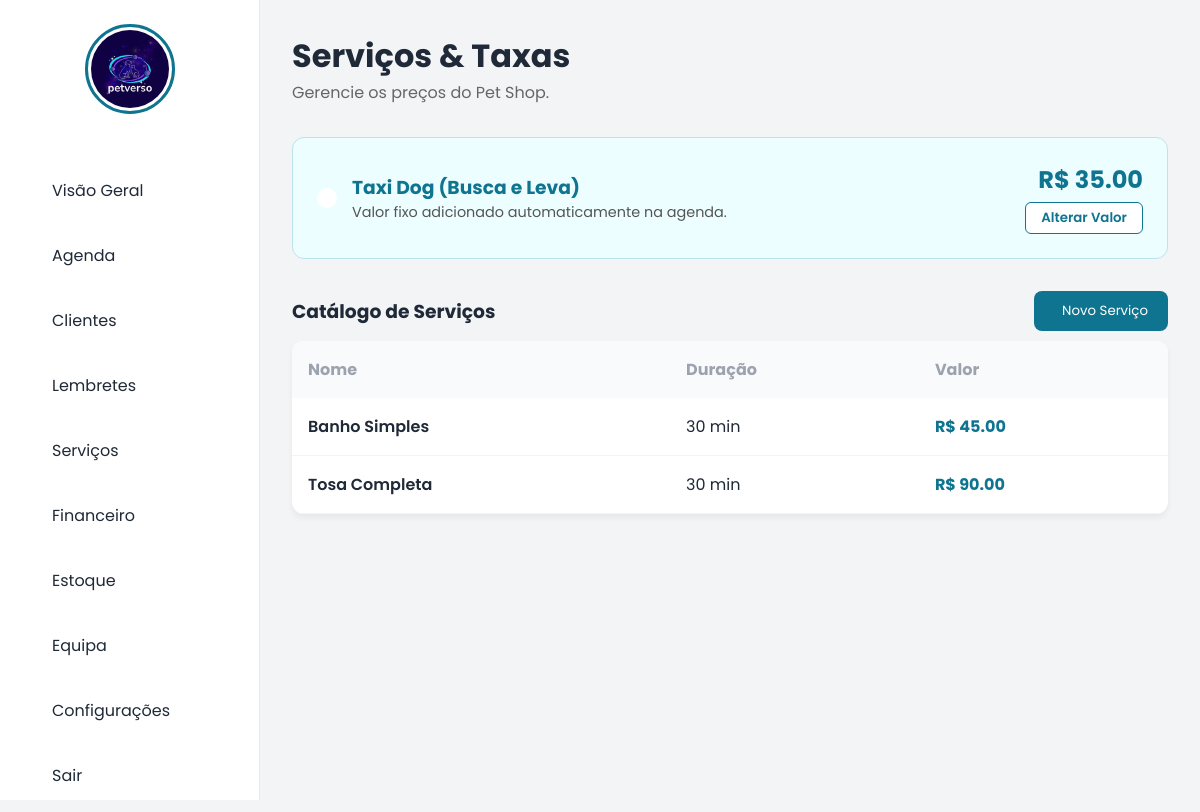
The page /servicos (signed in) on the database its author committed.
### tables this page shows
CREATE TABLE servicos (
            id INTEGER PRIMARY KEY AUTOINCREMENT,
            nome TEXT NOT NULL,
            descricao TEXT,
            valor REAL NOT NULL,
            duracao_minutos INTEGER DEFAULT 30
        );

### app.py (the view, shortened to what this page needs)
@app.route('/servicos', methods=['GET', 'POST'])
def servicos():
    if not tem_permissao('servicos'): return redirect('/dashboard')
    conn = get_db_connection()
    lista_servicos = conn.execute("SELECT * FROM servicos ORDER BY nome").fetchall()
    dado_taxi = conn.execute("SELECT valor FROM configuracoes WHERE chave='preco_taxi'").fetchone()
    preco_taxi = float(dado_taxi[0]) if dado_taxi else 20.00
    conn.close()
    return render_template('servicos.html', servicos=lista_servicos, preco_taxi=preco_taxi)

### app.py (called while the page is built)
@app.context_processor
def inject_cache_buster():
    return dict(cache_buster=time.time())

def get_db_connection():
    conn = sqlite3.connect(DB_NAME)
    conn.row_factory = sqlite3.Row # Permite chamar colunas pelo nome
    return conn

def tem_permissao(area):
    if 'user_id' not in session: return False
    if session.get('cargo') == 'gerente': return True
    permissoes_usuario = session.get('permissoes', '')
    if not permissoes_usuario: return False
    lista = permissoes_usuario.split(',')
    return area in lista

### templates/servicos.html (shortened to what this page needs)
<!DOCTYPE html>
<html lang="pt-pt">
<head>
    <link rel="stylesheet" href="/static/style.css">
</head>
<body>
     <nav class="sidebar">
    <div class="sidebar-header">
        <img src="{{ url_for('static', filename='logo.png') }}?v={{ cache_buster }}" alt="Logo" class="logo-circulo">
    </div>
    <a href="/dashboard" class="menu-item"> Visão Geral</a>
    {% if tem_permissao('agenda') %}
    <a href="/agenda" class="menu-item"> Agenda</a>
    {% endif %}
    {% if tem_permissao('clientes') %}
    <a href="/clientes" class="menu-item"> Clientes</a>
    {% endif %}
    <a href="/lembretes" class="menu-item"> Lembretes</a>
    {% if tem_permissao('servicos') %}
    <a href="/servicos" class="menu-item"> Serviços</a>
    {% endif %}
    {% if tem_permissao('financeiro') %}
    <a href="/financeiro" class="menu-item"> Financeiro</a>
    {% endif %}
    {% if tem_permissao('estoque') %}
    <a href="/estoque" class="menu-item"> Estoque</a>
    {% endif %}
    {% if session['cargo'] == 'gerente' %}
    <a href="/equipa" class="menu-item"> Equipa</a>
    {% endif %}
    {% if session['cargo'] == 'gerente' %}
    <a href="/configuracoes" class="menu-item"> Configurações</a>
{% endif %}
    <div style="margin-top: auto;">
        <a href="/logout" class="menu-item"> Sair</a>
    </div>
</nav>
    <main class="main-content">
        <div class="header-area">
            <div>
                <h1>Serviços & Taxas</h1>
                <p style="color: #666;">Gerencie os preços do Pet Shop.</p>
            </div>
        </div>
        <div class="taxa-card">
            <div style="display: flex; align-items: center; gap: 15px;">
                <div style="background: white; padding: 10px; border-radius: 50%; color: var(--primary-color); font-size: 1.5rem;">
                </div>
                <div>
                    <h3 style="margin: 0; color: #0e7490;">Taxi Dog (Busca e Leva)</h3>
                    <p style="margin: 0; color: #555; font-size: 0.9rem;">Valor fixo adicionado automaticamente na agenda.</p>
                </div>
            </div>
            <div style="text-align: right;">
                <span style="display: block; font-size: 1.5rem; font-weight: bold; color: var(--primary-color);">
                    R$ {{ "%.2f"|format(preco_taxi) }}
                </span>
                <button onclick="document.getElementById('modalTaxi').style.display='flex'"
                        style="background: white; border: 1px solid #0e7490; color: #0e7490; padding: 5px 15px; border-radius: 6px; cursor: pointer; margin-top: 5px; font-weight: 600;">
                    Alterar Valor
                </button>
            </div>
        </div>
        <div style="display: flex; justify-content: space-between; align-items: center; margin-bottom: 10px;">
            <h3>Catálogo de Serviços</h3>
            <button onclick="document.getElementById('modalServico').style.display='flex'" class="btn-add">
                 Novo Serviço
            </button>
        </div>
        <table>
            <thead>
                <tr>
                    <th>Nome</th>
                    <th>Duração</th>
                    <th>Valor</th>
                </tr>
            </thead>
            <tbody>
                {% for servico in servicos %}
                <tr>
                    <td style="font-weight: 600;">{{ servico['nome'] }}</td>
                    <td>{{ servico['duracao_minutos'] }} min</td>
                    <td style="color: var(--primary-color); font-weight: bold;">R$ {{ "%.2f"|format(servico['valor']) }}</td>
                </tr>
                {% else %}
                <tr><td colspan="3" style="text-align: center; padding: 2rem; color: #999;">Nenhum serviço cadastrado.</td></tr>
                {% endfor %}
            </tbody>
        </table>
    </main>
</body>
</html>

### static/style.css (style rules this page uses)
:root { --primary-color: #0e7490; --bg-color: #f3f4f6; --text-dark: #1f2937; }
* { margin: 0; padding: 0; box-sizing: border-box; font-family: 'Poppins', sans-serif; }
body { background-color: var(--bg-color); color: var(--text-dark); display: flex; height: 100vh; overflow: hidden; }
.sidebar { width: 260px; background: white; border-right: 1px solid #e5e7eb; padding: 1.5rem; display: flex; flex-direction: column; flex-shrink: 0; }
.sidebar-header { margin-bottom: 3rem; display: flex; justify-content: center; }
.logo-circulo { width: 90px; height: 90px; border-radius: 50%; object-fit: cover; border: 3px solid var(--primary-color); padding: 3px; }
.menu-item { display: flex; align-items: center; gap: 12px; padding: 1rem; color: var(--text-dark); text-decoration: none; border-radius: 8px; margin-bottom: 0.5rem; transition: 0.3s; }
.main-content { flex: 1; padding: 2rem; overflow-y: auto; }

### templates/servicos.html (style rules this page uses)
.header-area { display: flex; justify-content: space-between; align-items: center; margin-bottom: 2rem; }
.taxa-card { background: #ecfeff; border: 1px solid #bce3eb; padding: 1.5rem; border-radius: 12px; display: flex; align-items: center; justify-content: space-between; margin-bottom: 2rem; }
table { width: 100%; border-collapse: collapse; background: white; border-radius: 12px; overflow: hidden; box-shadow: 0 4px 6px rgba(0,0,0,0.05); }
th { text-align: left; background: #f9fafb; padding: 1rem; color: #9ca3af; }
td { padding: 1rem; border-bottom: 1px solid #f3f4f6; }
.btn-add { background: var(--primary-color); color: white; border: none; padding: 10px 20px; border-radius: 8px; cursor: pointer; display: flex; align-items: center; gap: 8px; }

### rows shown on the page
servicos: nome "Banho Simples", duracao_minutos "30", valor "45.00"
servicos: nome "Tosa Completa", duracao_minutos "30", valor "90.00"

### other values the page prints
{{ "%.2f"|format(preco_taxi) }} "35.00"
